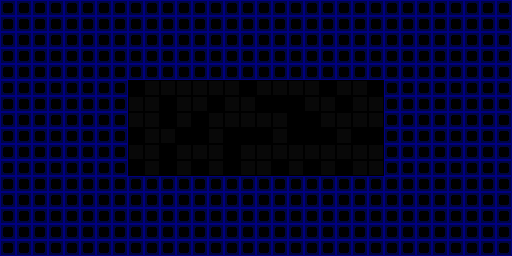

This is a level from a 2D game, rendered from its Tiled map with the project's own tilesets. A one-line summary and the complete map file follow:
An orthogonal 32x16 tile map with 16x16 px tiles, 6 tile layers (ladder, water, one_way_block, needle, ...).

<map version="1.10" tiledversion="1.12.2-2-geb83ddb9" orientation="orthogonal" renderorder="right-down" width="32" height="16" tilewidth="16" tileheight="16" infinite="0" nextlayerid="8" nextobjectid="1">
 <tileset firstgid="1" source="../../tileset/tileset_map_element.tsx" />
 <layer id="1" name="ladder" width="32" height="16">
  <data encoding="csv">
0,0,0,0,0,0,0,0,0,0,0,0,0,0,0,0,0,0,0,0,0,0,0,0,0,0,0,0,0,0,0,0,
0,0,0,0,0,0,0,0,0,0,0,0,0,0,0,0,0,0,0,0,0,0,0,0,0,0,0,0,0,0,0,0,
0,0,0,0,0,0,0,0,0,0,0,0,0,0,0,0,0,0,0,0,0,0,0,0,0,0,0,0,0,0,0,0,
0,0,0,0,0,0,0,0,0,0,0,0,0,0,0,0,0,0,0,0,0,0,0,0,0,0,0,0,0,0,0,0,
0,0,0,0,0,0,0,0,0,0,0,0,0,0,0,0,0,0,0,0,0,0,0,0,0,0,0,0,0,0,0,0,
0,0,0,0,0,0,0,0,0,0,0,0,0,0,0,0,0,0,0,0,0,0,0,0,0,0,0,0,0,0,0,0,
0,0,0,0,0,0,0,0,0,0,0,0,0,0,0,0,0,0,0,0,0,0,0,0,0,0,0,0,0,0,0,0,
0,0,0,0,0,0,0,0,0,0,0,0,0,0,0,0,0,0,0,0,0,0,0,0,0,0,0,0,0,0,0,0,
0,0,0,0,0,0,0,0,0,0,0,0,0,0,0,0,0,0,0,0,0,0,0,0,0,0,0,0,0,0,0,0,
0,0,0,0,0,0,0,0,0,0,0,0,0,0,0,0,0,0,0,0,0,0,0,0,0,0,0,0,0,0,0,0,
0,0,0,0,0,0,0,0,0,0,0,0,0,0,0,0,0,0,0,0,0,0,0,0,0,0,0,0,0,0,0,0,
0,0,0,0,0,0,0,0,0,0,0,0,0,0,0,0,0,0,0,0,0,0,0,0,0,0,0,0,0,0,0,0,
0,0,0,0,0,0,0,0,0,0,0,0,0,0,0,0,0,0,0,0,0,0,0,0,0,0,0,0,0,0,0,0,
0,0,0,0,0,0,0,0,0,0,0,0,0,0,0,0,0,0,0,0,0,0,0,0,0,0,0,0,0,0,0,0,
0,0,0,0,0,0,0,0,0,0,0,0,0,0,0,0,0,0,0,0,0,0,0,0,0,0,0,0,0,0,0,0,
0,0,0,0,0,0,0,0,0,0,0,0,0,0,0,0,0,0,0,0,0,0,0,0,0,0,0,0,0,0,0,0
</data>
 </layer>
 <layer id="4" name="water" width="32" height="16">
  <data encoding="csv">
0,0,0,0,0,0,0,0,0,0,0,0,0,0,0,0,0,0,0,0,0,0,0,0,0,0,0,0,0,0,0,0,
0,0,0,0,0,0,0,0,0,0,0,0,0,0,0,0,0,0,0,0,0,0,0,0,0,0,0,0,0,0,0,0,
0,0,0,0,0,0,0,0,0,0,0,0,0,0,0,0,0,0,0,0,0,0,0,0,0,0,0,0,0,0,0,0,
0,0,0,0,0,0,0,0,0,0,0,0,0,0,0,0,0,0,0,0,0,0,0,0,0,0,0,0,0,0,0,0,
0,0,0,0,0,0,0,0,0,0,0,0,0,0,0,0,0,0,0,0,0,0,0,0,0,0,0,0,0,0,0,0,
0,0,0,0,0,0,0,0,0,0,0,0,0,0,0,0,0,0,0,0,0,0,0,0,0,0,0,0,0,0,0,0,
0,0,0,0,0,0,0,0,0,0,0,0,0,0,0,0,0,0,0,0,0,0,0,0,0,0,0,0,0,0,0,0,
0,0,0,0,0,0,0,0,0,0,0,0,0,0,0,0,0,0,0,0,0,0,0,0,0,0,0,0,0,0,0,0,
0,0,0,0,0,0,0,0,0,0,0,0,0,0,0,0,0,0,0,0,0,0,0,0,0,0,0,0,0,0,0,0,
0,0,0,0,0,0,0,0,0,0,0,0,0,0,0,0,0,0,0,0,0,0,0,0,0,0,0,0,0,0,0,0,
0,0,0,0,0,0,0,0,0,0,0,0,0,0,0,0,0,0,0,0,0,0,0,0,0,0,0,0,0,0,0,0,
0,0,0,0,0,0,0,0,0,0,0,0,0,0,0,0,0,0,0,0,0,0,0,0,0,0,0,0,0,0,0,0,
0,0,0,0,0,0,0,0,0,0,0,0,0,0,0,0,0,0,0,0,0,0,0,0,0,0,0,0,0,0,0,0,
0,0,0,0,0,0,0,0,0,0,0,0,0,0,0,0,0,0,0,0,0,0,0,0,0,0,0,0,0,0,0,0,
0,0,0,0,0,0,0,0,0,0,0,0,0,0,0,0,0,0,0,0,0,0,0,0,0,0,0,0,0,0,0,0,
0,0,0,0,0,0,0,0,0,0,0,0,0,0,0,0,0,0,0,0,0,0,0,0,0,0,0,0,0,0,0,0
</data>
 </layer>
 <layer id="6" name="one_way_block" width="32" height="16">
  <data encoding="csv">
0,0,0,0,0,0,0,0,0,0,0,0,0,0,0,0,0,0,0,0,0,0,0,0,0,0,0,0,0,0,0,0,
0,0,0,0,0,0,0,0,0,0,0,0,0,0,0,0,0,0,0,0,0,0,0,0,0,0,0,0,0,0,0,0,
0,0,0,0,0,0,0,0,0,0,0,0,0,0,0,0,0,0,0,0,0,0,0,0,0,0,0,0,0,0,0,0,
0,0,0,0,0,0,0,0,0,0,0,0,0,0,0,0,0,0,0,0,0,0,0,0,0,0,0,0,0,0,0,0,
0,0,0,0,0,0,0,0,0,0,0,0,0,0,0,0,0,0,0,0,0,0,0,0,0,0,0,0,0,0,0,0,
0,0,0,0,0,0,0,0,0,0,0,0,0,0,0,0,0,0,0,0,0,0,0,0,0,0,0,0,0,0,0,0,
0,0,0,0,0,0,0,0,0,0,0,0,0,0,0,0,0,0,0,0,0,0,0,0,0,0,0,0,0,0,0,0,
0,0,0,0,0,0,0,0,0,0,0,0,0,0,0,0,0,0,0,0,0,0,0,0,0,0,0,0,0,0,0,0,
0,0,0,0,0,0,0,0,0,0,0,0,0,0,0,0,0,0,0,0,0,0,0,0,0,0,0,0,0,0,0,0,
0,0,0,0,0,0,0,0,0,0,0,0,0,0,0,0,0,0,0,0,0,0,0,0,0,0,0,0,0,0,0,0,
0,0,0,0,0,0,0,0,0,0,0,0,0,0,0,0,0,0,0,0,0,0,0,0,0,0,0,0,0,0,0,0,
0,0,0,0,0,0,0,0,0,0,0,0,0,0,0,0,0,0,0,0,0,0,0,0,0,0,0,0,0,0,0,0,
0,0,0,0,0,0,0,0,0,0,0,0,0,0,0,0,0,0,0,0,0,0,0,0,0,0,0,0,0,0,0,0,
0,0,0,0,0,0,0,0,0,0,0,0,0,0,0,0,0,0,0,0,0,0,0,0,0,0,0,0,0,0,0,0,
0,0,0,0,0,0,0,0,0,0,0,0,0,0,0,0,0,0,0,0,0,0,0,0,0,0,0,0,0,0,0,0,
0,0,0,0,0,0,0,0,0,0,0,0,0,0,0,0,0,0,0,0,0,0,0,0,0,0,0,0,0,0,0,0
</data>
 </layer>
 <layer id="3" name="needle" width="32" height="16">
  <data encoding="csv">
0,0,0,0,0,0,0,0,0,0,0,0,0,0,0,0,0,0,0,0,0,0,0,0,0,0,0,0,0,0,0,0,
0,0,0,0,0,0,0,0,0,0,0,0,0,0,0,0,0,0,0,0,0,0,0,0,0,0,0,0,0,0,0,0,
0,0,0,0,0,0,0,0,0,0,0,0,0,0,0,0,0,0,0,0,0,0,0,0,0,0,0,0,0,0,0,0,
0,0,0,0,0,0,0,0,0,0,0,0,0,0,0,0,0,0,0,0,0,0,0,0,0,0,0,0,0,0,0,0,
0,0,0,0,0,0,0,0,0,0,0,0,0,0,0,0,0,0,0,0,0,0,0,0,0,0,0,0,0,0,0,0,
0,0,0,0,0,0,0,0,0,0,0,0,0,0,0,0,0,0,0,0,0,0,0,0,0,0,0,0,0,0,0,0,
0,0,0,0,0,0,0,0,0,0,0,0,0,0,0,0,0,0,0,0,0,0,0,0,0,0,0,0,0,0,0,0,
0,0,0,0,0,0,0,0,0,0,0,0,0,0,0,0,0,0,0,0,0,0,0,0,0,0,0,0,0,0,0,0,
0,0,0,0,0,0,0,0,0,0,0,0,0,0,0,0,0,0,0,0,0,0,0,0,0,0,0,0,0,0,0,0,
0,0,0,0,0,0,0,0,0,0,0,0,0,0,0,0,0,0,0,0,0,0,0,0,0,0,0,0,0,0,0,0,
0,0,0,0,0,0,0,0,0,0,0,0,0,0,0,0,0,0,0,0,0,0,0,0,0,0,0,0,0,0,0,0,
0,0,0,0,0,0,0,0,0,0,0,0,0,0,0,0,0,0,0,0,0,0,0,0,0,0,0,0,0,0,0,0,
0,0,0,0,0,0,0,0,0,0,0,0,0,0,0,0,0,0,0,0,0,0,0,0,0,0,0,0,0,0,0,0,
0,0,0,0,0,0,0,0,0,0,0,0,0,0,0,0,0,0,0,0,0,0,0,0,0,0,0,0,0,0,0,0,
0,0,0,0,0,0,0,0,0,0,0,0,0,0,0,0,0,0,0,0,0,0,0,0,0,0,0,0,0,0,0,0,
0,0,0,0,0,0,0,0,0,0,0,0,0,0,0,0,0,0,0,0,0,0,0,0,0,0,0,0,0,0,0,0
</data>
 </layer>
 <layer id="5" name="block" width="32" height="16">
  <data encoding="csv">
35,35,35,35,35,35,35,35,35,35,35,35,35,35,35,35,35,35,35,35,35,35,35,35,35,35,35,35,35,35,35,35,
35,35,35,35,35,35,35,35,35,35,35,35,35,35,35,35,35,35,35,35,35,35,35,35,35,35,35,35,35,35,35,35,
35,35,35,35,35,35,35,35,35,35,35,35,35,35,35,35,35,35,35,35,35,35,35,35,35,35,35,35,35,35,35,35,
35,35,35,35,35,35,35,35,35,35,35,35,35,35,35,35,35,35,35,35,35,35,35,35,35,35,35,35,35,35,35,35,
35,35,35,35,35,35,35,35,35,35,35,35,35,35,35,35,35,35,35,35,35,35,35,35,35,35,35,35,35,35,35,35,
35,35,35,35,35,35,35,35,0,0,0,0,0,0,0,0,0,0,0,0,0,0,0,0,35,35,35,35,35,35,35,35,
35,35,35,35,35,35,35,35,0,0,0,0,0,0,0,0,0,0,0,0,0,0,0,0,35,35,35,35,35,35,35,35,
35,35,35,35,35,35,35,35,0,0,0,0,0,0,0,0,0,0,0,0,0,0,0,0,35,35,35,35,35,35,35,35,
35,35,35,35,35,35,35,35,0,0,0,0,0,0,0,0,0,0,0,0,0,0,0,0,35,35,35,35,35,35,35,35,
35,35,35,35,35,35,35,35,0,0,0,0,0,0,0,0,0,0,0,0,0,0,0,0,35,35,35,35,35,35,35,35,
35,35,35,35,35,35,35,35,0,0,0,0,0,0,0,0,0,0,0,0,0,0,0,0,35,35,35,35,35,35,35,35,
35,35,35,35,35,35,35,35,35,35,35,35,35,35,35,35,35,35,35,35,35,35,35,35,35,35,35,35,35,35,35,35,
35,35,35,35,35,35,35,35,35,35,35,35,35,35,35,35,35,35,35,35,35,35,35,35,35,35,35,35,35,35,35,35,
35,35,35,35,35,35,35,35,35,35,35,35,35,35,35,35,35,35,35,35,35,35,35,35,35,35,35,35,35,35,35,35,
35,35,35,35,35,35,35,35,35,35,35,35,35,35,35,35,35,35,35,35,35,35,35,35,35,35,35,35,35,35,35,35,
35,35,35,35,35,35,35,35,35,35,35,35,35,35,35,35,35,35,35,35,35,35,35,35,35,35,35,35,35,35,35,35
</data>
 </layer>
 <layer id="7" name="back" width="32" height="16">
  <data encoding="csv">
0,0,0,0,0,0,0,0,0,0,0,0,0,0,0,0,0,0,0,0,0,0,0,0,0,0,0,0,0,0,0,0,
0,0,0,0,0,0,0,0,0,0,0,0,0,0,0,0,0,0,0,0,0,0,0,0,0,0,0,0,0,0,0,0,
0,0,0,0,0,0,0,0,0,0,0,0,0,0,0,0,0,0,0,0,0,0,0,0,0,0,0,0,0,0,0,0,
0,0,0,0,0,0,0,0,0,0,0,0,0,0,0,0,0,0,0,0,0,0,0,0,0,0,0,0,0,0,0,0,
0,0,0,0,0,0,0,0,0,0,0,0,0,0,0,0,0,0,0,0,0,0,0,0,0,0,0,0,0,0,0,0,
0,0,0,0,0,0,0,0,50,49,49,49,49,49,49,50,49,49,49,49,50,49,49,50,0,0,0,0,0,0,0,0,
0,0,0,0,0,0,0,0,49,49,50,49,49,50,49,49,50,50,50,49,49,50,49,49,0,0,0,0,0,0,0,0,
0,0,0,0,0,0,0,0,49,49,50,49,50,49,49,49,49,49,50,50,49,49,49,49,0,0,0,0,0,0,0,0,
0,0,0,0,0,0,0,0,50,49,49,50,50,49,50,50,50,49,50,50,50,49,50,50,0,0,0,0,0,0,0,0,
0,0,0,0,0,0,0,0,49,49,50,49,49,49,50,49,49,49,49,49,49,49,49,49,0,0,0,0,0,0,0,0,
0,0,0,0,0,0,0,0,50,49,50,49,50,49,50,49,49,50,49,50,49,50,49,49,0,0,0,0,0,0,0,0,
0,0,0,0,0,0,0,0,0,0,0,0,0,0,0,0,0,0,0,0,0,0,0,0,0,0,0,0,0,0,0,0,
0,0,0,0,0,0,0,0,0,0,0,0,0,0,0,0,0,0,0,0,0,0,0,0,0,0,0,0,0,0,0,0,
0,0,0,0,0,0,0,0,0,0,0,0,0,0,0,0,0,0,0,0,0,0,0,0,0,0,0,0,0,0,0,0,
0,0,0,0,0,0,0,0,0,0,0,0,0,0,0,0,0,0,0,0,0,0,0,0,0,0,0,0,0,0,0,0,
0,0,0,0,0,0,0,0,0,0,0,0,0,0,0,0,0,0,0,0,0,0,0,0,0,0,0,0,0,0,0,0
</data>
 </layer>
</map>
